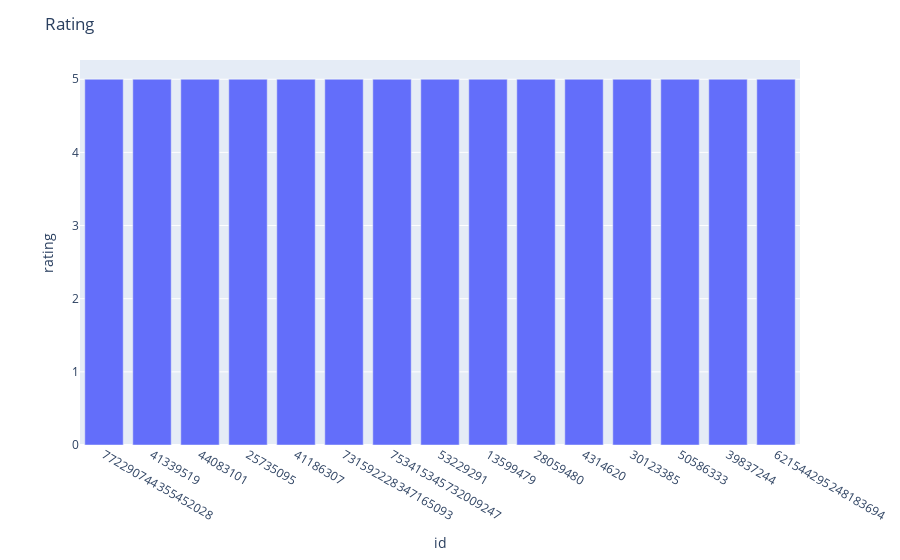

Notebook code cell kept with this figure:
### Markdown cell above
df[df['price_x']!=df['price_y']]

### Code cell
# Пример вывода по рейтингу (первые 15)
data_listing = data_listing.sort_values(by=['rating', 'price'], ascending=[False, True])
data_listing['id'] = list(map(str, data_listing.id))

fig = px.bar(
    data_frame=data_listing.iloc[:15],
    x='id',
    y='rating'
)
fig.update_layout(title='Rating')
fig.show()

### Figure 1 — Plotly figure (JSON) as saved in the notebook; plotly's stock layout.template omitted (floating-point values rounded to 4 significant figures)
{"data": [{"alignmentgroup": "True", "hovertemplate": "id=%{x}<br>rating=%{y}<extra></extra>", "legendgroup": "", "marker": {"color": "#636efa", "pattern": {"shape": ""}}, "name": "", "offsetgroup": "", "orientation": "v", "showlegend": false, "textposition": "auto", "type": "bar", "x": ["772290744355452028", "41339519", "44083101", "25735095", "41186307", "731592228347165093", "753415345732009247", "53229291", "13599479", "28059480", "4314620", "30123385", "50586333", "39837244", "621544295248183694"], "xaxis": "x", "y": [5, 5, 5, 5, 5, 5, 5, 5, 5, 5, 5, 5, 5, 5, 5], "yaxis": "y"}], "layout": {"barmode": "relative", "legend": {"tracegroupgap": 0}, "margin": {"t": 60}, "title": {"text": "Rating"}, "xaxis": {"anchor": "y", "domain": [0, 1], "title": {"text": "id"}}, "yaxis": {"anchor": "x", "domain": [0, 1], "title": {"text": "rating"}}}}
